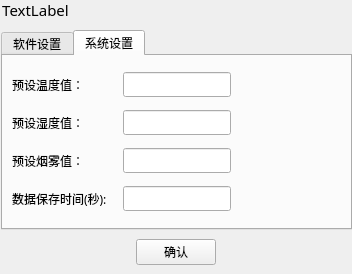
<?xml version="1.0" encoding="UTF-8"?>
<ui version="4.0">
 <class>SystemSettingDialog</class>
 <widget class="QDialog" name="SystemSettingDialog">
  <property name="geometry">
   <rect>
    <x>0</x>
    <y>0</y>
    <width>352</width>
    <height>274</height>
   </rect>
  </property>
  <property name="windowTitle">
   <string>Dialog</string>
  </property>
  <layout class="QVBoxLayout" name="verticalLayout_3">
   <property name="spacing">
    <number>0</number>
   </property>
   <property name="margin">
    <number>0</number>
   </property>
   <item>
    <layout class="QVBoxLayout" name="verticalLayout_2">
     <item>
      <widget class="QWidget" name="widget_Top" native="true">
       <property name="sizePolicy">
        <sizepolicy hsizetype="Preferred" vsizetype="Maximum">
         <horstretch>0</horstretch>
         <verstretch>0</verstretch>
        </sizepolicy>
       </property>
       <property name="maximumSize">
        <size>
         <width>16777215</width>
         <height>30</height>
        </size>
       </property>
       <layout class="QHBoxLayout" name="horizontalLayout">
        <property name="spacing">
         <number>0</number>
        </property>
        <property name="leftMargin">
         <number>2</number>
        </property>
        <property name="topMargin">
         <number>0</number>
        </property>
        <property name="rightMargin">
         <number>0</number>
        </property>
        <property name="bottomMargin">
         <number>10</number>
        </property>
        <item>
         <widget class="QLabel" name="label_title">
          <property name="font">
           <font>
            <family>楷体</family>
            <pointsize>11</pointsize>
           </font>
          </property>
          <property name="text">
           <string>TextLabel</string>
          </property>
          <property name="alignment">
           <set>Qt::AlignCenter</set>
          </property>
         </widget>
        </item>
        <item>
         <spacer name="horizontalSpacer_2">
          <property name="orientation">
           <enum>Qt::Horizontal</enum>
          </property>
          <property name="sizeHint" stdset="0">
           <size>
            <width>492</width>
            <height>20</height>
           </size>
          </property>
         </spacer>
        </item>
        <item>
         <widget class="QToolButton" name="tbnMenuClose">
          <property name="sizePolicy">
           <sizepolicy hsizetype="Maximum" vsizetype="Maximum">
            <horstretch>0</horstretch>
            <verstretch>0</verstretch>
           </sizepolicy>
          </property>
          <property name="minimumSize">
           <size>
            <width>35</width>
            <height>35</height>
           </size>
          </property>
          <property name="maximumSize">
           <size>
            <width>35</width>
            <height>35</height>
           </size>
          </property>
          <property name="text">
           <string/>
          </property>
          <property name="toolButtonStyle">
           <enum>Qt::ToolButtonTextUnderIcon</enum>
          </property>
          <property name="autoRaise">
           <bool>true</bool>
          </property>
         </widget>
        </item>
       </layout>
      </widget>
     </item>
     <item>
      <widget class="QWidget" name="widget_Mid" native="true">
       <layout class="QVBoxLayout" name="verticalLayout">
        <property name="leftMargin">
         <number>1</number>
        </property>
        <property name="topMargin">
         <number>0</number>
        </property>
        <property name="rightMargin">
         <number>0</number>
        </property>
        <property name="bottomMargin">
         <number>0</number>
        </property>
        <item>
         <widget class="QTabWidget" name="tabWidget">
          <property name="currentIndex">
           <number>1</number>
          </property>
          <widget class="QWidget" name="tab">
           <attribute name="title">
            <string>软件设置</string>
           </attribute>
           <layout class="QHBoxLayout" name="horizontalLayout_3">
            <item>
             <widget class="QGroupBox" name="groupBox">
              <property name="font">
               <font>
                <family>微软雅黑</family>
               </font>
              </property>
              <property name="title">
               <string>串口号设置</string>
              </property>
              <layout class="QGridLayout" name="gridLayout_2">
               <item row="0" column="0">
                <widget class="QLabel" name="label_2">
                 <property name="text">
                  <string>关闭串口</string>
                 </property>
                </widget>
               </item>
               <item row="0" column="1">
                <widget class="QPushButton" name="pbnClosePort">
                 <property name="text">
                  <string>关闭</string>
                 </property>
                </widget>
               </item>
               <item row="0" column="2" colspan="2">
                <widget class="QLabel" name="label_3">
                 <property name="text">
                  <string>(设置串口之前先关闭串口)</string>
                 </property>
                </widget>
               </item>
               <item row="1" column="0">
                <widget class="QLabel" name="label">
                 <property name="text">
                  <string>串口号：</string>
                 </property>
                </widget>
               </item>
               <item row="1" column="1" colspan="2">
                <widget class="QComboBox" name="cbx_PortName"/>
               </item>
               <item row="1" column="3">
                <spacer name="horizontalSpacer">
                 <property name="orientation">
                  <enum>Qt::Horizontal</enum>
                 </property>
                 <property name="sizeHint" stdset="0">
                  <size>
                   <width>158</width>
                   <height>20</height>
                  </size>
                 </property>
                </spacer>
               </item>
               <item row="2" column="0">
                <widget class="QLabel" name="label_5">
                 <property name="text">
                  <string>波特率：</string>
                 </property>
                </widget>
               </item>
               <item row="2" column="1" colspan="2">
                <widget class="QComboBox" name="cbx_PortBaud"/>
               </item>
               <item row="2" column="3">
                <spacer name="horizontalSpacer_5">
                 <property name="orientation">
                  <enum>Qt::Horizontal</enum>
                 </property>
                 <property name="sizeHint" stdset="0">
                  <size>
                   <width>158</width>
                   <height>20</height>
                  </size>
                 </property>
                </spacer>
               </item>
              </layout>
             </widget>
            </item>
           </layout>
          </widget>
          <widget class="QWidget" name="tab_2">
           <attribute name="title">
            <string>系统设置</string>
           </attribute>
           <layout class="QGridLayout" name="gridLayout">
            <item row="2" column="1">
             <widget class="QLineEdit" name="lineEdit_4">
              <property name="sizePolicy">
               <sizepolicy hsizetype="Maximum" vsizetype="Fixed">
                <horstretch>0</horstretch>
                <verstretch>0</verstretch>
               </sizepolicy>
              </property>
              <property name="font">
               <font>
                <family>微软雅黑</family>
                <pointsize>9</pointsize>
               </font>
              </property>
             </widget>
            </item>
            <item row="1" column="0">
             <widget class="QLabel" name="label_7">
              <property name="font">
               <font>
                <family>微软雅黑</family>
                <pointsize>9</pointsize>
               </font>
              </property>
              <property name="text">
               <string>预设湿度值：</string>
              </property>
             </widget>
            </item>
            <item row="1" column="1">
             <widget class="QLineEdit" name="lineEdit_3">
              <property name="sizePolicy">
               <sizepolicy hsizetype="Maximum" vsizetype="Fixed">
                <horstretch>0</horstretch>
                <verstretch>0</verstretch>
               </sizepolicy>
              </property>
              <property name="font">
               <font>
                <family>微软雅黑</family>
                <pointsize>9</pointsize>
               </font>
              </property>
             </widget>
            </item>
            <item row="3" column="0">
             <widget class="QLabel" name="label_9">
              <property name="font">
               <font>
                <family>微软雅黑</family>
                <pointsize>9</pointsize>
               </font>
              </property>
              <property name="text">
               <string>数据保存时间(秒):</string>
              </property>
             </widget>
            </item>
            <item row="0" column="1">
             <widget class="QLineEdit" name="lineEdit">
              <property name="sizePolicy">
               <sizepolicy hsizetype="Maximum" vsizetype="Fixed">
                <horstretch>0</horstretch>
                <verstretch>0</verstretch>
               </sizepolicy>
              </property>
              <property name="font">
               <font>
                <family>微软雅黑</family>
                <pointsize>9</pointsize>
               </font>
              </property>
             </widget>
            </item>
            <item row="0" column="0">
             <widget class="QLabel" name="label_6">
              <property name="font">
               <font>
                <family>微软雅黑</family>
                <pointsize>9</pointsize>
               </font>
              </property>
              <property name="text">
               <string>预设温度值：</string>
              </property>
             </widget>
            </item>
            <item row="2" column="0">
             <widget class="QLabel" name="label_8">
              <property name="font">
               <font>
                <family>微软雅黑</family>
                <pointsize>9</pointsize>
               </font>
              </property>
              <property name="text">
               <string>预设烟雾值：</string>
              </property>
             </widget>
            </item>
            <item row="3" column="1">
             <widget class="QLineEdit" name="lineEdit_2">
              <property name="sizePolicy">
               <sizepolicy hsizetype="Maximum" vsizetype="Fixed">
                <horstretch>0</horstretch>
                <verstretch>0</verstretch>
               </sizepolicy>
              </property>
              <property name="font">
               <font>
                <family>微软雅黑</family>
                <pointsize>9</pointsize>
               </font>
              </property>
             </widget>
            </item>
            <item row="3" column="2">
             <widget class="QLabel" name="label_13">
              <property name="font">
               <font>
                <family>微软雅黑</family>
                <pointsize>9</pointsize>
               </font>
              </property>
              <property name="text">
               <string/>
              </property>
             </widget>
            </item>
           </layout>
          </widget>
         </widget>
        </item>
       </layout>
      </widget>
     </item>
     <item>
      <widget class="QWidget" name="widget_set_bottom" native="true">
       <layout class="QHBoxLayout" name="horizontalLayout_2">
        <item>
         <spacer name="horizontalSpacer_3">
          <property name="orientation">
           <enum>Qt::Horizontal</enum>
          </property>
          <property name="sizeHint" stdset="0">
           <size>
            <width>118</width>
            <height>20</height>
           </size>
          </property>
         </spacer>
        </item>
        <item>
         <widget class="QPushButton" name="pbnOk">
          <property name="font">
           <font>
            <family>微软雅黑</family>
           </font>
          </property>
          <property name="text">
           <string>确认</string>
          </property>
         </widget>
        </item>
        <item>
         <spacer name="horizontalSpacer_4">
          <property name="orientation">
           <enum>Qt::Horizontal</enum>
          </property>
          <property name="sizeHint" stdset="0">
           <size>
            <width>118</width>
            <height>20</height>
           </size>
          </property>
         </spacer>
        </item>
       </layout>
      </widget>
     </item>
    </layout>
   </item>
  </layout>
 </widget>
 <resources/>
 <connections/>
</ui>
